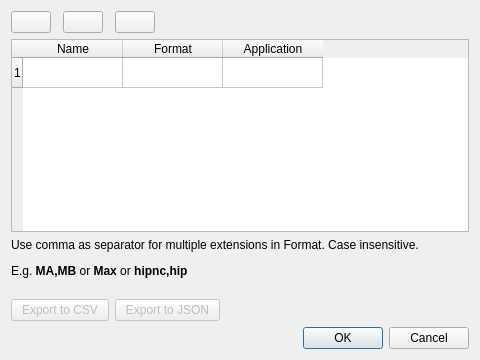
<?xml version="1.0" encoding="UTF-8"?>
<ui version="4.0">
 <class>AssetItemFormatDialog</class>
 <widget class="QDialog" name="AssetItemFormatDialog">
  <property name="geometry">
   <rect>
    <x>0</x>
    <y>0</y>
    <width>480</width>
    <height>360</height>
   </rect>
  </property>
  <property name="minimumSize">
   <size>
    <width>480</width>
    <height>360</height>
   </size>
  </property>
  <property name="windowTitle">
   <string>Manage Asset Item Format</string>
  </property>
  <layout class="QVBoxLayout" name="verticalLayout">
   <item>
    <layout class="QHBoxLayout" name="btnPushLayout">
     <property name="spacing">
      <number>12</number>
     </property>
     <property name="sizeConstraint">
      <enum>QLayout::SetFixedSize</enum>
     </property>
     <item>
      <widget class="QPushButton" name="btnPushAdd">
       <property name="sizePolicy">
        <sizepolicy hsizetype="Fixed" vsizetype="Fixed">
         <horstretch>0</horstretch>
         <verstretch>0</verstretch>
        </sizepolicy>
       </property>
       <property name="toolTip">
        <string>Add Asset Item Format</string>
       </property>
       <property name="icon">
        <iconset resource="icons.qrc">
         <normaloff>:/resources/plus-circle.svg</normaloff>:/resources/plus-circle.svg</iconset>
       </property>
       <property name="iconSize">
        <size>
         <width>30</width>
         <height>30</height>
        </size>
       </property>
       <property name="checkable">
        <bool>false</bool>
       </property>
       <property name="default">
        <bool>false</bool>
       </property>
       <property name="flat">
        <bool>false</bool>
       </property>
      </widget>
     </item>
     <item>
      <widget class="QPushButton" name="btnPushRemove">
       <property name="sizePolicy">
        <sizepolicy hsizetype="Fixed" vsizetype="Fixed">
         <horstretch>0</horstretch>
         <verstretch>0</verstretch>
        </sizepolicy>
       </property>
       <property name="toolTip">
        <string>Remove selected Asset Item Formats</string>
       </property>
       <property name="icon">
        <iconset resource="icons.qrc">
         <normaloff>:/resources/minus-circle.svg</normaloff>:/resources/minus-circle.svg</iconset>
       </property>
       <property name="iconSize">
        <size>
         <width>30</width>
         <height>30</height>
        </size>
       </property>
       <property name="checkable">
        <bool>false</bool>
       </property>
      </widget>
     </item>
     <item>
      <widget class="QPushButton" name="btnPushClear">
       <property name="sizePolicy">
        <sizepolicy hsizetype="Fixed" vsizetype="Fixed">
         <horstretch>0</horstretch>
         <verstretch>0</verstretch>
        </sizepolicy>
       </property>
       <property name="toolTip">
        <string>Clear all Asset Item Formats</string>
       </property>
       <property name="icon">
        <iconset resource="icons.qrc">
         <normaloff>:/resources/x-circle.svg</normaloff>:/resources/x-circle.svg</iconset>
       </property>
       <property name="iconSize">
        <size>
         <width>30</width>
         <height>30</height>
        </size>
       </property>
       <property name="checkable">
        <bool>false</bool>
       </property>
      </widget>
     </item>
     <item>
      <spacer name="btnPushSpacer">
       <property name="orientation">
        <enum>Qt::Horizontal</enum>
       </property>
       <property name="sizeHint" stdset="0">
        <size>
         <width>539</width>
         <height>20</height>
        </size>
       </property>
      </spacer>
     </item>
    </layout>
   </item>
   <item>
    <widget class="QTableWidget" name="tableAssetItemFormat">
     <property name="sizeAdjustPolicy">
      <enum>QAbstractScrollArea::AdjustToContents</enum>
     </property>
     <row>
      <property name="text">
       <string>1</string>
      </property>
     </row>
     <column>
      <property name="text">
       <string>Name</string>
      </property>
     </column>
     <column>
      <property name="text">
       <string>Format</string>
      </property>
     </column>
     <column>
      <property name="text">
       <string>Application</string>
      </property>
     </column>
    </widget>
   </item>
   <item>
    <widget class="QLabel" name="label">
     <property name="text">
      <string>&lt;html&gt;&lt;head/&gt;&lt;body&gt;&lt;p&gt;Use comma as separator for multiple extensions in Format. Case insensitive.&lt;/p&gt;&lt;p&gt;E.g. &lt;span style=&quot; font-weight:600;&quot;&gt;MA,MB&lt;/span&gt; or &lt;span style=&quot; font-weight:600;&quot;&gt;Max&lt;/span&gt; or &lt;span style=&quot; font-weight:600;&quot;&gt;hipnc,hip&lt;/span&gt;&lt;/p&gt;&lt;/body&gt;&lt;/html&gt;</string>
     </property>
    </widget>
   </item>
   <item>
    <spacer name="verticalSpacer">
     <property name="sizeType">
      <enum>QSizePolicy::Preferred</enum>
     </property>
     <property name="sizeHint" stdset="0">
      <size>
       <width>20</width>
       <height>15</height>
      </size>
     </property>
    </spacer>
   </item>
   <item>
    <layout class="QHBoxLayout" name="btnExportLayout">
     <property name="spacing">
      <number>6</number>
     </property>
     <item>
      <widget class="QPushButton" name="btnExportCSV">
       <property name="enabled">
        <bool>false</bool>
       </property>
       <property name="text">
        <string>  Export to CSV  </string>
       </property>
       <property name="flat">
        <bool>false</bool>
       </property>
      </widget>
     </item>
     <item>
      <widget class="QPushButton" name="btnExportJSON">
       <property name="enabled">
        <bool>false</bool>
       </property>
       <property name="text">
        <string>  Export to JSON  </string>
       </property>
      </widget>
     </item>
     <item>
      <spacer name="btnExportSpacer">
       <property name="orientation">
        <enum>Qt::Horizontal</enum>
       </property>
       <property name="sizeHint" stdset="0">
        <size>
         <width>40</width>
         <height>20</height>
        </size>
       </property>
      </spacer>
     </item>
    </layout>
   </item>
   <item>
    <widget class="QDialogButtonBox" name="btnDialogBox">
     <property name="orientation">
      <enum>Qt::Horizontal</enum>
     </property>
     <property name="standardButtons">
      <set>QDialogButtonBox::Cancel|QDialogButtonBox::Ok</set>
     </property>
    </widget>
   </item>
  </layout>
  <zorder>tableAssetItemFormat</zorder>
  <zorder>btnDialogBox</zorder>
  <zorder>btnPushSpacer</zorder>
  <zorder>label</zorder>
  <zorder>btnExportCSV</zorder>
  <zorder>verticalSpacer</zorder>
 </widget>
 <resources>
  <include location="icons.qrc"/>
 </resources>
 <connections>
  <connection>
   <sender>btnDialogBox</sender>
   <signal>accepted()</signal>
   <receiver>AssetItemFormatDialog</receiver>
   <slot>accept()</slot>
   <hints>
    <hint type="sourcelabel">
     <x>248</x>
     <y>254</y>
    </hint>
    <hint type="destinationlabel">
     <x>157</x>
     <y>274</y>
    </hint>
   </hints>
  </connection>
  <connection>
   <sender>btnDialogBox</sender>
   <signal>rejected()</signal>
   <receiver>AssetItemFormatDialog</receiver>
   <slot>reject()</slot>
   <hints>
    <hint type="sourcelabel">
     <x>316</x>
     <y>260</y>
    </hint>
    <hint type="destinationlabel">
     <x>286</x>
     <y>274</y>
    </hint>
   </hints>
  </connection>
 </connections>
</ui>
